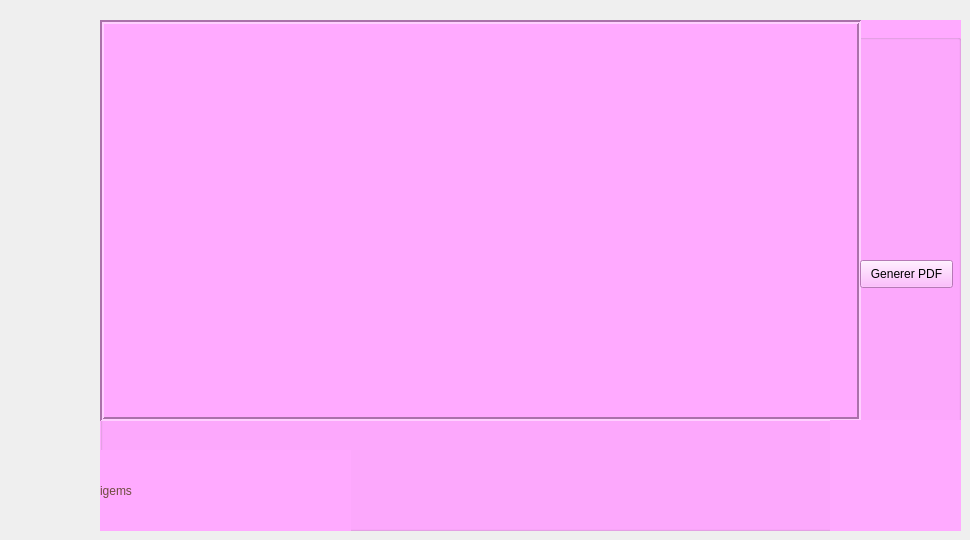
    <widget class="QWidget" name="tab_2">
     <attribute name="title">
      <string>Afficher les Fournisseurs</string>
     </attribute>
     <widget class="QGroupBox" name="groupBox_7">
      <property name="geometry">
       <rect>
        <x>100</x>
        <y>20</y>
        <width>861</width>
        <height>511</height>
       </rect>
      </property>
      <property name="styleSheet">
       <string notr="true">background-color: rgb(255, 170, 255)</string>
      </property>
      <property name="title">
       <string>GroupBox</string>
      </property>
      <widget class="QTableView" name="tab_fournisseur">
       <property name="geometry">
        <rect>
         <x>0</x>
         <y>0</y>
         <width>761</width>
         <height>401</height>
        </rect>
       </property>
       <property name="styleSheet">
        <string notr="true">background-color: rgb(255, 170, 255);
gridline-color: rgb(144, 111, 112);
color: rgb(154, 124, 111);
font: 75 8pt &quot;DIN Round Pro&quot;;</string>
       </property>
       <property name="frameShape">
        <enum>QFrame::Box</enum>
       </property>
       <property name="lineWidth">
        <number>2</number>
       </property>
       <property name="autoScrollMargin">
        <number>20</number>
       </property>
      </widget>
      <widget class="QPushButton" name="p_pdf">
       <property name="geometry">
        <rect>
         <x>760</x>
         <y>240</y>
         <width>93</width>
         <height>28</height>
        </rect>
       </property>
       <property name="text">
        <string>Generer PDF</string>
       </property>
      </widget>
      <widget class="QLabel" name="label_8">
       <property name="geometry">
        <rect>
         <x>730</x>
         <y>400</y>
         <width>131</width>
         <height>121</height>
        </rect>
       </property>
       <property name="styleSheet">
        <string notr="true">background-color: rgb(255, 170, 255)</string>
       </property>
       <property name="text">
        <string/>
       </property>
       <property name="pixmap">
        <pixmap>../jo/image_2023-09-18_224051649-removebg-preview.png</pixmap>
       </property>
       <property name="scaledContents">
        <bool>true</bool>
       </property>
      </widget>
      <widget class="QLabel" name="label_21">
       <property name="geometry">
        <rect>
         <x>0</x>
         <y>430</y>
         <width>251</width>
         <height>81</height>
        </rect>
       </property>
       <property name="styleSheet">
        <string notr="true">font: 14pt &quot;Amsterdam Three Slant&quot;;
background-color: rgb(255, 170, 255);
color: rgb(110, 76, 62);</string>
       </property>
       <property name="text">
        <string>igems</string>
       </property>
      </widget>
     </widget>
    </widget>
